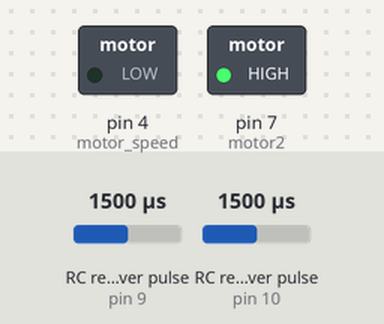
Simulated run of this sketch. Board: Arduino Uno, built with avr-gcc and run on an emulated ATmega328P. Parts: switched loads named in the sketch (green lamp = pin HIGH). Wiring (inferred from the names in the program): 2 × RC receiver channel: data pin 9 / data pin 10. The test bench sets the inputs (shaded band); at power-on: RC receiver pulse (sensors on pin 10, pin 9) 1500 µs.

Above: at 1.2 s.
1.3 s: RC receiver pulse (sensor on pin 10) set to 1316 µs
2.8 s: RC receiver pulse (sensor on pin 10) set to 1288 µs
At 3.4 s:
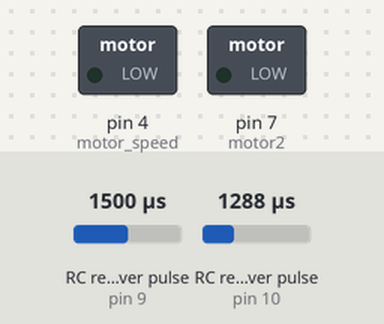
Timing chart, 0 to 5.8 s (numbered marks = the images above; inputs shaded):
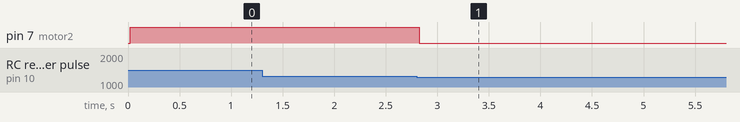

The sketch:

receiver.ino
```cpp
//int motor1Left = 5;// defines pin 5 as connected to the motor
//int motor1Right= 6;// defines pin 6 as connected to the motor
int motor2 = 7;// defines pin 7 as connected to the motor
//int motor2Right = 8;// defines pin 8 as connected to the motor
int motor_speed = 4;

int channel1 = 9; // defines the channels that are connected
int channel2 = 10;// to pins 9 and 10 of arduino respectively

int Channel1 ; // Used later to
int Channel2 ; // store values

long delay_Micros =50; // Set value (reading refresh time)
long currentMicros = 0; long previousMicros = 0;

void  setup ()
{
//   pinMode (motor1Left, OUTPUT);// initialises the motor pins
//   pinMode (motor1Right, OUTPUT);
   pinMode (motor_speed, OUTPUT);
   pinMode (motor2, OUTPUT);
//   pinMode (motor2Right, OUTPUT);// as outputs
   pinMode (channel1, INPUT);// initialises the channels
   pinMode (channel2, INPUT);// as inputs

//   Serial.begin (9600); // Sets the baud rate to 9600 bps
//   digitalWrite (motor_speed, HIGH);
}

void  loop ()
{
  currentMicros = micros();
  if(currentMicros - previousMicros >= delay_Micros){
    previousMicros = currentMicros;
    digitalWrite(motor_speed,HIGH);
    delayMicroseconds(10); //Set Value
    digitalWrite(motor_speed,LOW);

  }
  Channel1 = (pulseIn (channel1, HIGH)); // Checks the value of channel1

//  Serial.println (Channel1); //Prints the channels value on the serial monitor

  if (Channel1 > 1300 && Channel1 < 1500 ) /*If these conditions are true, do the following. These are the values that I got from my transmitter, which you may customize according to your transmitter values */
  {
//    digitalWrite (motor1Left, LOW); // Sets both the
//    digitalWrite (motor1Right, LOW);// motors to low
  }

  if (Channel1 < 1300) // Checks if Channel1 is lesser than 1300
  {
//    digitalWrite (motor1Left, HIGH);// Turns the left
//    digitalWrite (motor1Right, LOW); // motor forward
//    Serial.println("Backward");
  }
  if (Channel1 > 1500) // Checks if Channel1 is greater than 1500
  {
//    digitalWrite (motor1Left, LOW);// Turns the right
//    digitalWrite (motor1Right, HIGH);// motor forward
//    Serial.println("Forward");
  }
  Channel2 = (pulseIn (channel2, HIGH)); // Checks the value of channel1
//  Serial.println (Channel2); //Prints the channels value value on the serial monitor

  if (Channel2 > 1300 && Channel1 < 1500 ) // If these conditions are true, do the following
  {

//    digitalWrite (motor2, LOW);// Sets both the
//    digitalWrite (motor2Right, LOW);// motors to low

  }

  if (Channel2 < 1300) // Checks if Channel2 is lesser than 1300
  {
//    digitalWrite (motor_speed, HIGH);
    digitalWrite (motor2, LOW);// Turns the left
//    digitalWrite (motor2Right, HIGH);// motor backward
    Serial.println("turn left");
  }
  if (Channel2 > 1500) // Checks if Channel2 is greater than 1500
  {
//    digitalWrite (motor_speed, HIGH);
    digitalWrite (motor2, HIGH);// Turns the right
//    digitalWrite (motor2Right, LOW);// motor backward
    Serial.println("turn right");
  }
}

//int change_dir()
//{
//  Channel2 = (pulseIn (channel2, HIGH));
//  if (Channel2 < 1300) {
//    digitalWrite (motor2, LOW);// Turns the right
//  } else if (Channel2 > 1500) {
//    digitalWrite (motor2, HIGH);// Turns the right
//  } else {
//    digitalWrite(motor_speed, LOW);
//  }
//}
```

Measured:
- the behaviour switches between 1299 and 1298 µs on RC receiver pulse (sensor on pin 10) (found by bisection; images 0 and 1)
- after the input at 1.3 s, every drawn part: stays the same
- after the input at 2.8 s, pin 7 (motor2): HIGH → LOW at once
